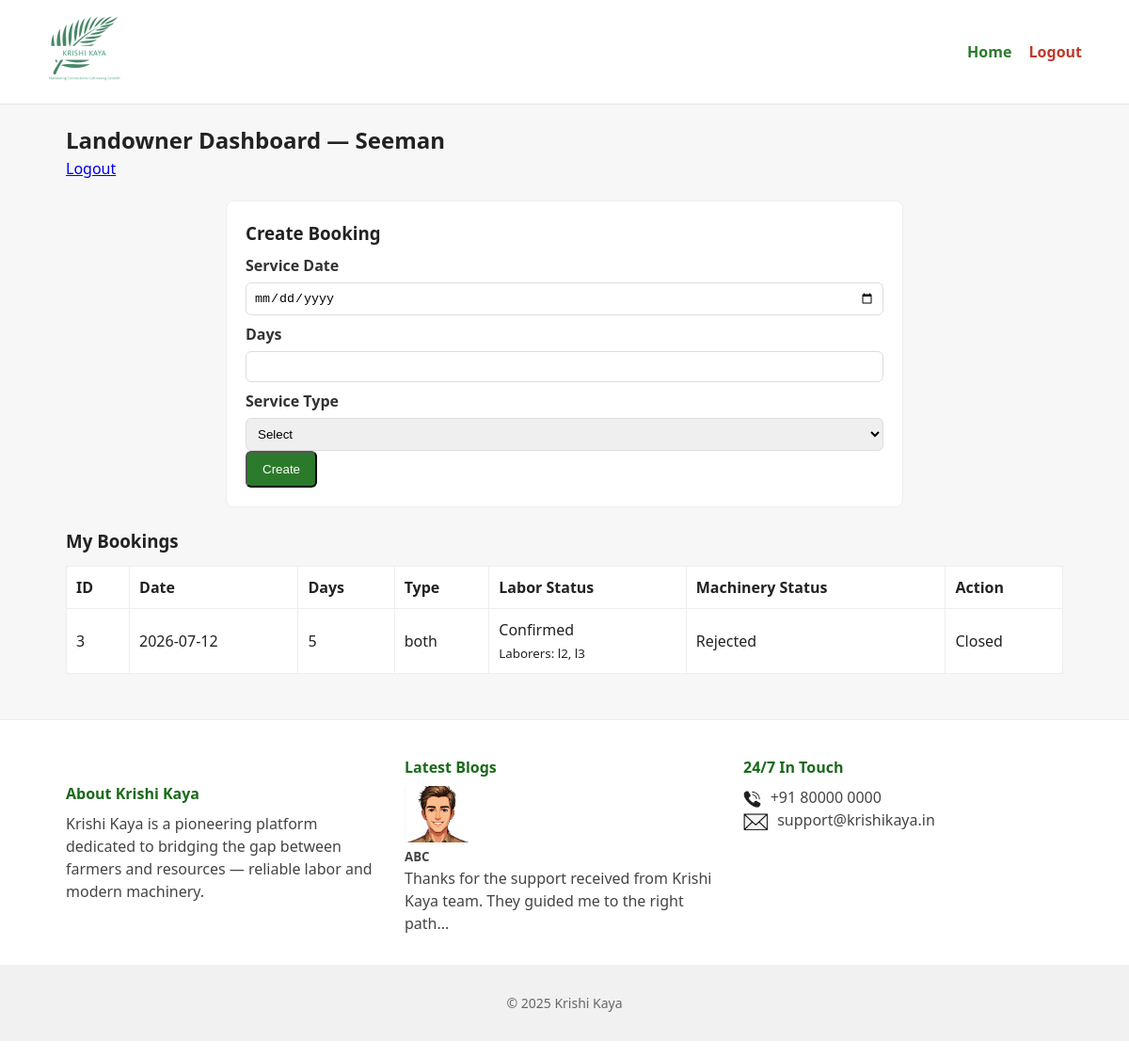
/landowner (signed in), run on the app's committed database.
### app.py (models this page shows)
class User(db.Model):
    id = db.Column(db.Integer, primary_key=True)
    role = db.Column(db.String(20))
    name = db.Column(db.String(100))
    username = db.Column(db.String(100), unique=True)
    password = db.Column(db.String(100))
    contact = db.Column(db.String(50))
    address = db.Column(db.String(200))
    acres = db.Column(db.Integer)
    crops = db.Column(db.String(200))
    machine_type = db.Column(db.String(100))
    num_labors = db.Column(db.Integer)

class Booking(db.Model):
    id = db.Column(db.Integer, primary_key=True)
    landowner_id = db.Column(db.Integer, db.ForeignKey("user.id"))
    service_date = db.Column(db.String(50))
    days = db.Column(db.Integer)
    service_type = db.Column(db.String(20))
    num_labor = db.Column(db.Integer)
    machine_type = db.Column(db.String(100))
    labor_status = db.Column(db.String(100), default="Pending")
    machinery_status = db.Column(db.String(100), default="Pending")
    action = db.Column(db.String(20), default="Pending")  # Pending/Closed

### app.py (the view, shortened to what this page needs)
@app.route("/landowner", methods=["GET", "POST"])
def landowner_dashboard():
    user = current_user()
    if not user or user.role != "landowner":
        flash("Login as landowner first", "danger")
        return redirect(url_for("login"))
    bookings = Booking.query.filter_by(landowner_id=user.id).all()
    booking_data = []
    total_labors = User.query.filter_by(role="labor").count()
    total_machs = User.query.filter_by(role="machinery").count()
    for b in bookings:
        lab_accept_q = BookingResponse.query.filter_by(booking_id=b.id, user_role="labor", response="Accept").all()
        lab_reject_q = BookingResponse.query.filter_by(booking_id=b.id, user_role="labor", response="Reject").all()
        accepted_lab_names = [User.query.get(r.user_id).name for r in lab_accept_q]
        rejected_lab_count = len(lab_reject_q)
        accepted_lab_count = len(lab_accept_q)
        mach_accept_q = BookingResponse.query.filter_by(booking_id=b.id, user_role="machinery", response="Accept").all()
        mach_reject_q = BookingResponse.query.filter_by(booking_id=b.id, user_role="machinery", response="Reject").all()
        accepted_mach_names = [User.query.get(r.user_id).name for r in mach_accept_q]
        rejected_mach_count = len(mach_reject_q)
        accepted_mach_count = len(mach_accept_q)
        if b.num_labor and accepted_lab_count >= b.num_labor:
            labor_status = "Confirmed"
        elif b.num_labor:
            labor_status = f"{accepted_lab_count}/{b.num_labor} Accepted"
            if rejected_lab_count >= total_labors:
                labor_status = "Rejected"
        else:
            labor_status = "N/A"
        if accepted_mach_count > 0:
            machinery_status = "Confirmed (" + ", ".join(accepted_mach_names) + ")"
        else:
            if rejected_mach_count >= total_machs and total_machs>0:
                machinery_status = "Rejected"
            else:
                machinery_status = "Pending"
        if b.service_type == "both":
            labor_closed = (b.num_labor and accepted_lab_count >= b.num_labor) or (rejected_lab_count >= total_labors)
            mach_closed = (accepted_mach_count>0) or (rejected_mach_count >= total_machs)
            action = "Closed" if labor_closed and mach_closed else "Pending"
        elif b.service_type == "labor":
            action = "Closed" if (b.num_labor and accepted_lab_count >= b.num_labor) or (rejected_lab_count >= total_labors) else "Pending"
        elif b.service_type == "machinery":
            action = "Closed" if (accepted_mach_count>0) or (rejected_mach_count >= total_machs) else "Pending"
        else:
            action = "Pending"
        booking_data.append({
            "id": b.id,
            "service_date": b.service_date,
            "days": b.days,
            "service_type": b.service_type,
            "num_labor": b.num_labor,
            "machine_type": b.machine_type,
            "labor_status": labor_status,
            "machinery_status": machinery_status,
            "accepted_lab_names": accepted_lab_names,
            "accepted_mach_names": accepted_mach_names,
            "action": action
        })
    return render_template("landowner_dashboard.html", landowner=user, bookings=booking_data)

### app.py (called while the page is built)
def current_user():
    uid = session.get("user_id")
    return User.query.get(uid) if uid else None

### templates/landowner_dashboard.html (shortened to what this page needs)
{% extends "base.html" %}
{% block content %}
<div class="panel">
  <h2>Landowner Dashboard — {{ landowner.name or landowner.username }}</h2>
  <a href="{{ url_for('logout') }}" class="logout">Logout</a>
</div>
<div class="form-panel">
  <h3>Create Booking</h3>
  <form method="POST">
    <label>Service Date</label>
    <input type="date" name="service_date" required>
    <label>Days</label>
    <input type="number" name="days" min="1" required>
    <label>Service Type</label>
    <select name="service_type" id="stype" onchange="toggleInputs()" required>
      <option value="">Select</option>
    </select>
    <button type="submit" class="btn">Create</button>
  </form>
</div>
<h3>My Bookings</h3>
<table>
  <thead>
    <tr>
      <th>ID</th><th>Date</th><th>Days</th><th>Type</th>
      <th>Labor Status</th><th>Machinery Status</th><th>Action</th>
    </tr>
  </thead>
  <tbody>
  {% for b in bookings %}
    <tr>
      <td>{{ b.id }}</td>
      <td>{{ b.service_date }}</td>
      <td>{{ b.days }}</td>
      <td>{{ b.service_type }}</td>
      <td>
        {{ b.labor_status }}
        {% if b.accepted_lab_names %}
          <div><small>Laborers: {{ ", ".join(b.accepted_lab_names) }}</small></div>
        {% endif %}
      </td>
      <td>
        {{ b.machinery_status }}
      </td>
      <td>{{ b.action }}</td>
    </tr>
  {% else %}
    <tr><td colspan="7">No bookings</td></tr>
  {% endfor %}
</tbody>
</table>
{% endblock %}

### static/style.css (style rules this page uses)
* { box-sizing:border-box;margin:0;padding:0 }
body { font-family: "Segoe UI", Roboto, Arial, sans-serif;color:#222;background:#f7f7f7;line-height:1.5 }
.btn { display:inline-block;padding:10px 16px;background:#2b7a2b;color:#fff;border-radius:6px;text-decoration:none;margin-right:8px }
.form-panel { background:#fff;padding:20px;border-radius:8px;border:1px solid #eee;max-width:720px;margin:22px auto }
.form-panel label { display:block;margin-top:8px;color:#333;font-weight:600 }
.form-panel input, .form-panel select, .form-panel textarea { width:100%;padding:8px;margin-top:6px;border:1px solid #ddd;border-radius:6px }
table { background:#fff;border-radius:8px;border-collapse:collapse;width:100%;margin-top:12px }
table th, table td { padding:10px;border:1px solid #eee;text-align:left }

### data on the page
User: name "Seeman"
Booking: id "3", service_date "2026-07-12", days "5", service_type "both", labor_status "Confirmed", accepted_lab_names "l2, l3", machinery_status "Rejected", action "Closed"
